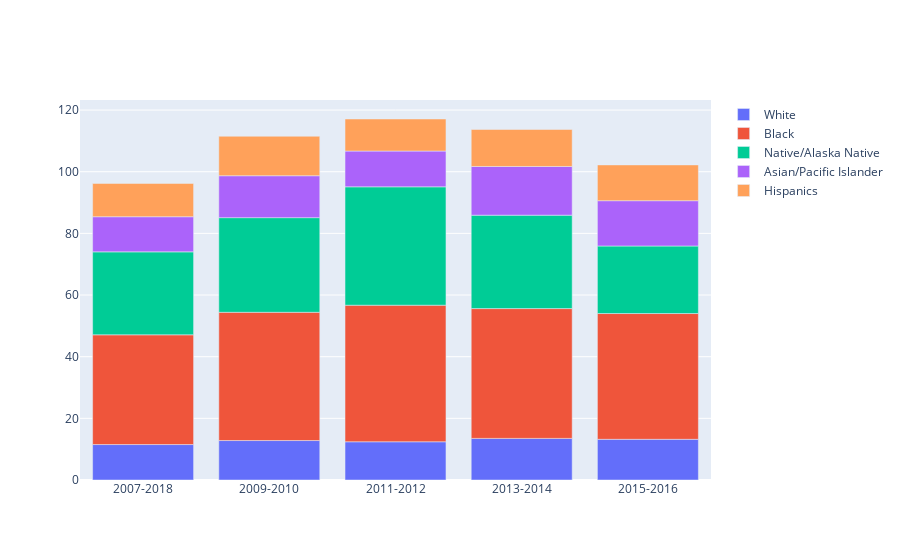

The cell this chart's notebook holds for it:
### Code cell
fig = go.Figure()
fig.add_trace(go.Bar(x=t_df['Time Period'], y=t_df['White PRMR'], name='White'))
fig.add_trace(go.Bar(x=t_df['Time Period'], y=t_df['Black PRMR'], name='Black'))
fig.add_trace(go.Bar(x=t_df['Time Period'], y=t_df['AI/AN PRMR'], name= 'Native/Alaska Native'))
fig.add_trace(go.Bar(x=t_df['Time Period'], y=t_df['Asian/ PI'], name= 'Asian/Pacific Islander'))
fig.add_trace(go.Bar(x=t_df['Time Period'], y=t_df['Hispanic PRMR'], name= 'Hispanics'))

fig.update_layout(barmode='relative') #title_text='Relative Barmode')
fig.show()

### Figure 1 — Plotly figure (JSON) as saved in the notebook; plotly's stock layout.template omitted (floating-point values rounded to 4 significant figures)
{"data": [{"name": "White", "type": "bar", "x": ["2007-2018", "2009-2010", "2011-2012", "2013-2014", "2015-2016"], "y": [11.5, 12.8, 12.4, 13.5, 13.2]}, {"name": "Black", "type": "bar", "x": ["2007-2018", "2009-2010", "2011-2012", "2013-2014", "2015-2016"], "y": [35.6, 41.6, 44.3, 42.1, 40.8]}, {"name": "Native/Alaska Native", "type": "bar", "x": ["2007-2018", "2009-2010", "2011-2012", "2013-2014", "2015-2016"], "y": [26.9, 30.7, 38.4, 30.3, 21.9]}, {"name": "Asian/Pacific Islander", "type": "bar", "x": ["2007-2018", "2009-2010", "2011-2012", "2013-2014", "2015-2016"], "y": [11.4, 13.6, 11.6, 15.8, 14.7]}, {"name": "Hispanics", "type": "bar", "x": ["2007-2018", "2009-2010", "2011-2012", "2013-2014", "2015-2016"], "y": [10.8, 12.8, 10.4, 12, 11.6]}], "layout": {"barmode": "relative"}}
